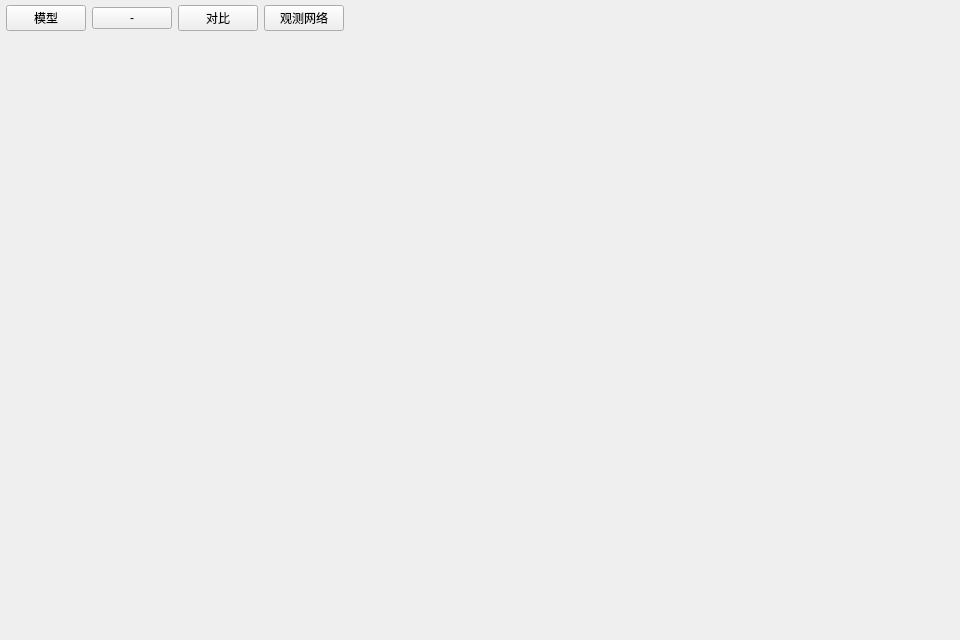
<?xml version="1.0" encoding="UTF-8"?>
<ui version="4.0">
 <class>WorkspaceCenterWidget</class>
 <widget class="QWidget" name="WorkspaceCenterWidget">
  <property name="geometry">
   <rect>
    <x>0</x>
    <y>0</y>
    <width>960</width>
    <height>640</height>
   </rect>
  </property>
  <layout class="QVBoxLayout" name="mainLayout">
   <property name="spacing">
    <number>0</number>
   </property>
   <property name="leftMargin">
    <number>0</number>
   </property>
   <property name="topMargin">
    <number>0</number>
   </property>
   <property name="rightMargin">
    <number>0</number>
   </property>
   <property name="bottomMargin">
    <number>0</number>
   </property>
   <item>
    <widget class="QWidget" name="workspaceSwitchBar" native="true">
     <layout class="QHBoxLayout" name="topBarLayout">
      <property name="spacing">
       <number>6</number>
      </property>
      <property name="leftMargin">
       <number>6</number>
      </property>
      <property name="topMargin">
       <number>5</number>
      </property>
      <property name="rightMargin">
       <number>6</number>
      </property>
      <property name="bottomMargin">
       <number>5</number>
      </property>
      <item>
       <widget class="QPushButton" name="m_modelBtn">
        <property name="checkable">
         <bool>true</bool>
        </property>
        <property name="text">
         <string>模型</string>
        </property>
       </widget>
      </item>
      <item>
       <widget class="QPushButton" name="m_imageBtn">
        <property name="visible">
         <bool>false</bool>
        </property>
        <property name="checkable">
         <bool>true</bool>
        </property>
        <property name="text">
         <string>-</string>
        </property>
       </widget>
      </item>
      <item>
       <widget class="QPushButton" name="m_compareBtn">
        <property name="visible">
         <bool>false</bool>
        </property>
        <property name="checkable">
         <bool>true</bool>
        </property>
        <property name="text">
         <string>对比</string>
        </property>
       </widget>
      </item>
      <item>
       <widget class="QPushButton" name="m_obsNetBtn">
        <property name="visible">
         <bool>false</bool>
        </property>
        <property name="checkable">
         <bool>true</bool>
        </property>
        <property name="text">
         <string>观测网络</string>
        </property>
       </widget>
      </item>
      <item>
       <spacer name="topBarSpacer">
        <property name="orientation">
         <enum>Qt::Horizontal</enum>
        </property>
        <property name="sizeType">
         <enum>QSizePolicy::Expanding</enum>
        </property>
        <property name="sizeHint" stdset="0">
         <size>
          <width>40</width>
          <height>20</height>
         </size>
        </property>
       </spacer>
      </item>
     </layout>
    </widget>
   </item>
   <item>
    <widget class="QStackedWidget" name="m_stack">
     <property name="currentIndex">
      <number>0</number>
     </property>
     <widget class="CameraSceneWidget" name="m_modelView"/>
     <widget class="CanvasWidget" name="m_canvas"/>
     <widget class="DualImageViewer" name="m_dualImageViewer"/>
     <widget class="ObservationNetworkView" name="m_obsNetView"/>
    </widget>
   </item>
  </layout>
 </widget>
 <customwidgets>
  <customwidget>
   <class>CameraSceneWidget</class>
   <extends>QWidget</extends>
   <header>CameraModel3DDialog.h</header>
  </customwidget>
  <customwidget>
   <class>CanvasWidget</class>
   <extends>QWidget</extends>
   <header>CanvasWidget.h</header>
  </customwidget>
  <customwidget>
   <class>DualImageViewer</class>
   <extends>QWidget</extends>
   <header>DualImageViewer.h</header>
  </customwidget>
  <customwidget>
   <class>ObservationNetworkView</class>
   <extends>QWidget</extends>
   <header>ObservationNetworkView.h</header>
  </customwidget>
 </customwidgets>
 <resources/>
 <connections/>
</ui>
